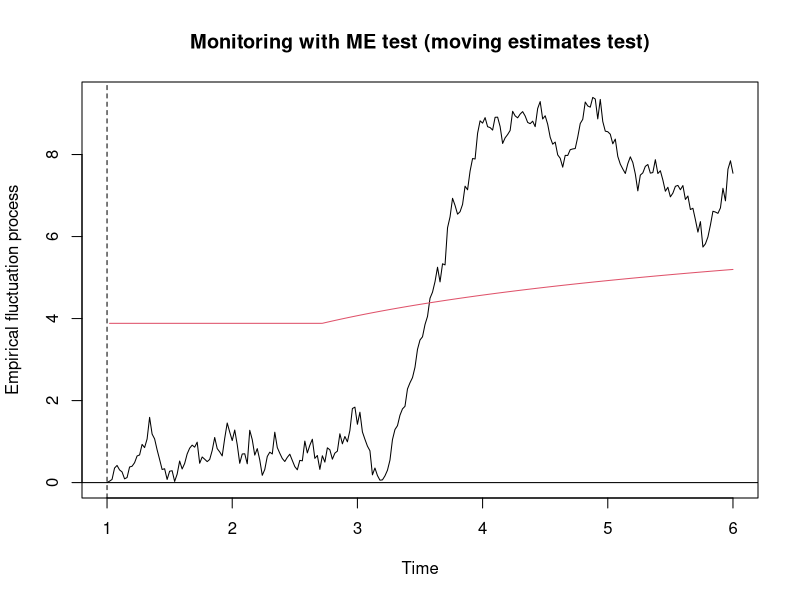

Write R code to recreate this figure.
library(strucchange)


### Name: plot.mefp
### Title: Plot Methods for mefp Objects
### Aliases: plot.mefp lines.mefp
### Keywords: hplot

### ** Examples

df1 <- data.frame(y=rnorm(300))
df1[150:300,"y"] <- df1[150:300,"y"]+1
me1 <- mefp(y~1, data=df1[1:50,,drop=FALSE], type="ME", h=1,
              alpha=0.05)
me2 <- monitor(me1, data=df1)

plot(me2)
